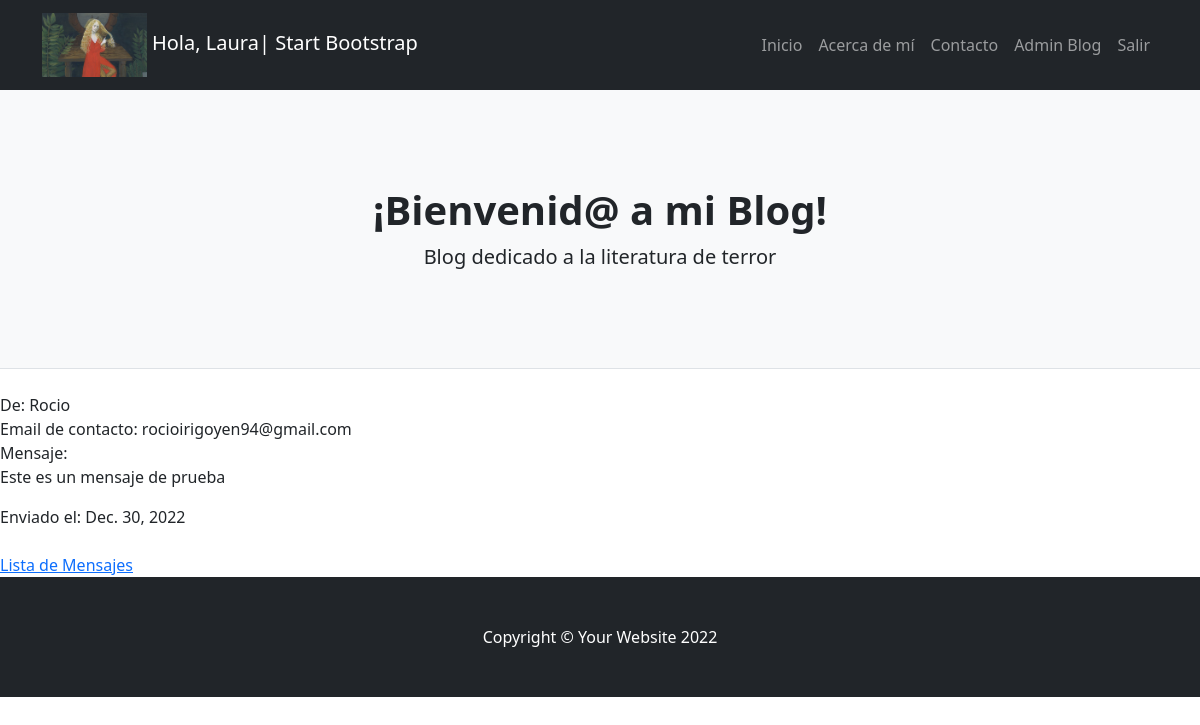
The page /blog-terror/mensajes/1/detalle/ (signed in) on the database its author committed.
### blog_terror/models.py (models this page shows)
class Avatar(models.Model):
    user = models.OneToOneField(to= User, on_delete=models.CASCADE, related_name="avatar")
    imagen = models.ImageField(upload_to= "avatares", null= "True", blank=True)

class Mensaje(models.Model):
    email = models.EmailField()
    nombre = models.CharField(max_length=100)
    texto = models.TextField(max_length=3000)
    enviado_el = models.DateField(auto_now_add=True)

### blog_terror/views.py (the view)
# urls.py: path("blog-terror/mensajes/<int:pk>/detalle/", MensajeDetalle.as_view(), name = "blog-terror-mensajes-detalle"),
class MensajeDetalle(LoginRequiredMixin, DetailView):
    model = Mensaje

### blog_terror/templates/blog_terror/mensaje_detail.html
{% extends "blog_terror/base.html" %}
{% block contenido %}
    <div>
        De: {{object.nombre}}
    </div>
    <div>
        Email de contacto: {{object.email}}
    </div>
    <div>
        <p>
            Mensaje:
            <br>
            {{object.texto}}
        </p>
    </div>
    <div>
        Enviado el: {{object.enviado_el}}
    </div>
    <br>
    <a href="{% url 'blog-terror-mensajes-listar' %}">Lista de Mensajes</a>
{% endblock %}

### blog_terror/templates/blog_terror/base.html (shortened to what this page needs)
<!DOCTYPE html>
<html lang="en">
    <head>
        {%load static%}
        <link href="{% static 'blog_terror/css/styles.css' %}" rel="stylesheet" />
    </head>
    <body>
        <nav class="navbar navbar-expand-lg navbar-dark bg-dark">
            <div class="container">
                <a class="navbar-brand" href="{% url 'blog-terror-index' %}">
                    {%if user.is_authenticated  and  user.avatar.imagen %}
                    <img  src="{{user.avatar.imagen.url}}" height="64">
                    Hola, {{user.first_name}}|
                    {% endif %}
                    Start Bootstrap
                </a>
                <div class="collapse navbar-collapse" id="navbarSupportedContent">
                    <ul class="navbar-nav ms-auto mb-2 mb-lg-0">
                        <li class="nav-item"><a class="nav-link" href="{% url 'blog-terror-index' %}">Inicio</a></li>
                        <li class="nav-item"><a class="nav-link" href="{% url 'blog-terror-about' %}">Acerca de mí</a></li>
                        <li class="nav-item"><a class="nav-link" href="{% url 'blog-terror-mensajes-crear' %}">Contacto</a></li>
                        {% if user.is_authenticated %}
                        <li class="nav-item"><a class="nav-link" href= "{% url 'blog-terror-listar' %}">Admin Blog</a></li>
                        <li class="nav-item"><a class="nav-link" href= "{% url 'blog-terror-logout' %}">Salir</a></li>
                        {%else%}
                        <li class="nav-item"><a class="nav-link" href= "{% url 'blog-terror-login' %}">Ingresar</a></li>
                        <li class="nav-item"><a class="nav-link" href= "{% url 'blog-terror-signup' %}">Registrarse</a></li>
                        {% endif %}
                    </ul>
                </div>
            </div>
        </nav>
        <header class="py-5 bg-light border-bottom mb-4">
            <div class="container">
                <div class="text-center my-5">
                    <h1 class="fw-bolder">¡Bienvenid@ a mi Blog!</h1>
                    <p class="lead mb-0">Blog dedicado a la literatura de terror</p>
                </div>
            </div>
        </header>
        {% block contenido %} {% endblock %}
        <footer class="py-5 bg-dark">
            <div class="container"><p class="m-0 text-center text-white">Copyright &copy; Your Website 2022</p></div>
        </footer>
    </body>
</html>

### rows shown on the page
Mensaje: nombre "Rocio", email "rocioirigoyen94@gmail.com", texto "Este es un mensaje de prueba", enviado_el "Dec. 30, 2022"

### other values the page prints
{{ user.first_name }} "Laura"
